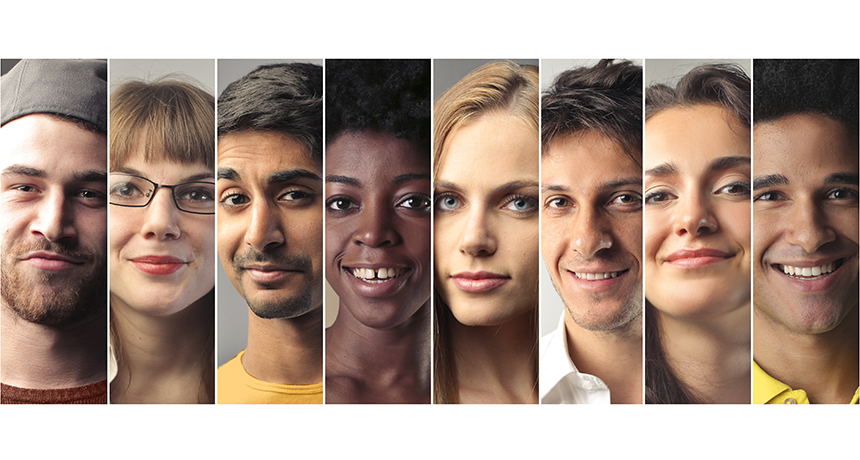
#> input picture DnPP/test.jpg, 860 x 460 px, given as the content of the folder dataProbe, which was not available
$ python testDataPrep.py
#> lines starting #> are read from the running program, lines starting #| are printed output that depends on the picture; pictures that were not available may be replaced by others from this repository, and a replacement may not be noted
### Eye/eye.py
import cv2

class Eye:
	"""Eyes sees everything, captures form camera by default if scene is not provided."""
	def __init__(self):
		self.cam = cv2.VideoCapture(0)

	def see(self,path=None):
#> called with path = 'dataProbe/test.jpg/test.jpg'
		if path:
			try:
				frame = cv2.imread(path)
#> frame is the input picture: shape (460, 860, 3); mean B, G, R 137.2, 149.3, 171
			except:
				print('Error reading file through eye.')
		else:
			try:
				ret,frame = self.cam.read()
			except:
				print("Error capturing image in eye")
		cv2.waitKey(50)
		return frame

	def closeEye(self):
		self.cam.release()

# [6 lines that do not run on import are left out]

### DnPP/detector.py
import cv2,os
from . import preprocesses as PP
class Detector:
	"""Detects face using OpenCV & Haars."""
	def __init__(self):
		d = os.path.dirname(os.path.realpath(__file__))
		self.faceDetector = cv2.CascadeClassifier(d+'/haarcascade_frontalface_default.xml')
		self.leftEyeDetector = cv2.CascadeClassifier(d+'/haarcascade_lefteye_2splits.xml')
		self.rightEyeDetector = cv2.CascadeClassifier(d+'/haarcascade_righteye_2splits.xml')

	def detect(self,frame):
		img = cv2.cvtColor(frame,cv2.COLOR_BGR2GRAY)
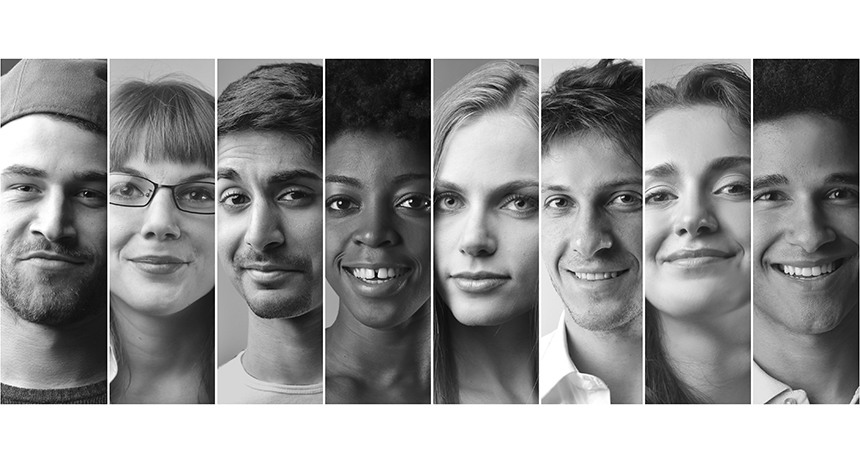
#> img: shape (460, 860); min 0, max 255, mean 154.4
		img=cv2.equalizeHist(img)
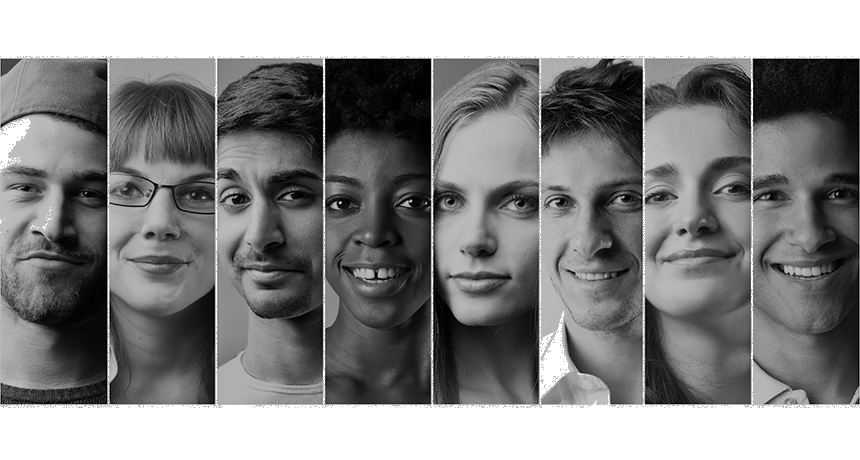
#> img: shape (460, 860); min 0, max 255, mean 135.9
		faceCoords = self.faceDetector.detectMultiScale(img,scaleFactor=1.1,minNeighbors=5)
#> faceCoords = [[395, 135, 173, 173], [518, 143, 145, 145], [307, 139, 139, 139], [83, 135, 159, 159], [186, 133, 165, 165], [607, 113, 181, 181]]
		faces =[]
		for x,y,w,h in faceCoords:
			face = img[y:y+h,x:x+w]
			if self.detectEyes(face):
				faces.append(cv2.resize(face,(150,150)))
#> this loop made 6 passes
#> (x, y, w, h, leftEye in detectEyes, rightEye in detectEyes) on passes 2, 4, 5, 6: (518, 143, 145, 145, [[25, 32, 40, 40]], [[26, 39, 32, 32]]), (83, 135, 159, 159, [[95, 35, 39, 39]], [[26, 30, 38, 38], [50, 89, 61, 61]]), (186, 133, 165, 165, [[87, 31, 47, 47]], [[34, 45, 33, 33], [89, 35, 42, 42]]), (607, 113, 181, 181, [[36, 57, 40, 40], [98, 47, 45, 45]], [[108, 48, 43, 43], [31, 54, 44, 44], [68, 106, 58, 58]])
#> (x, y, w, h, leftEye in detectEyes) on pass 1: (395, 135, 173, 173, [[102, 37, 50, 50]])
#> pass 1, in detect, `face = img[y:y+h,x:x+w]`:
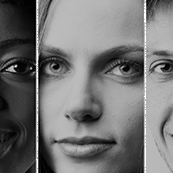
#> face: shape (173, 173); min 0, max 255, mean 115.6
#> pass 2, in detect, `face = img[y:y+h,x:x+w]`:
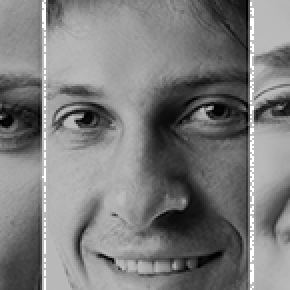
#> face: shape (145, 145) (shown 2 times larger); min 0, max 255, mean 123.2
#> pass 3, in detect, `face = img[y:y+h,x:x+w]`:
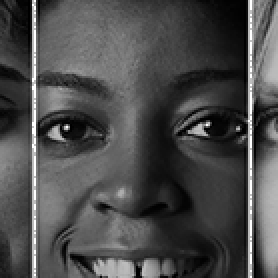
#> face: shape (139, 139) (shown 2 times larger); min 0, max 255, mean 75.3
#> after the loop:
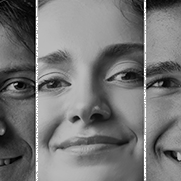
#> face: shape (181, 181); min 0, max 255, mean 117.4
#> after the loop, faces = 4 items
		if len(faces)<1:
			return None
		return faces

	def detectEyes(self,face):
		leftEye = self.leftEyeDetector.detectMultiScale(face,scaleFactor=1.1,minNeighbors=5)
		rightEye = self.rightEyeDetector.detectMultiScale(face,scaleFactor=1.1,minNeighbors=5)
		if len(leftEye)>0 and len(rightEye)>0:
			return True
		return False

# [14 lines that do not run on import are left out]

### testDataPrep.py
'''
This script uses a detector from DnPP to detect faces and
extract features using an extractor from Extractor over
training data in directory called 'faceImages'. Extracted
features are stored in featuresToTest.csv and respective classes
are in classesToTest.csv.
'''

import cv2,time,numpy,os
from Eye.eye import Eye
from DnPP.detector import Detector
# [4 lines of commented-out code are left out]
import Extractor.extractorLBPWHIP as ext
from DnPP import preprocesses as PP

cam1 = Eye()
det = Detector()
faces = []
labels = []
features = []
for person in os.listdir('dataProbe'):
	for sample in os.listdir('dataProbe/'+person):
		#capture image
		frame = cam1.see('dataProbe/'+person+'/'+sample)
		print('Reading: '+sample+' from '+person)
		#cv2.imshow('cam1',frame)
		#cv2.waitKey(50)

		#detect face
		newFaces = det.detect(frame)
#> newFaces = 4 items
		if newFaces:
			print('Detected: '+str(len(newFaces)))
#| Detected: 4
			for face in newFaces:
				faces.append(face)
#> (the run stopped early here; a loop or call above may not have finished)
